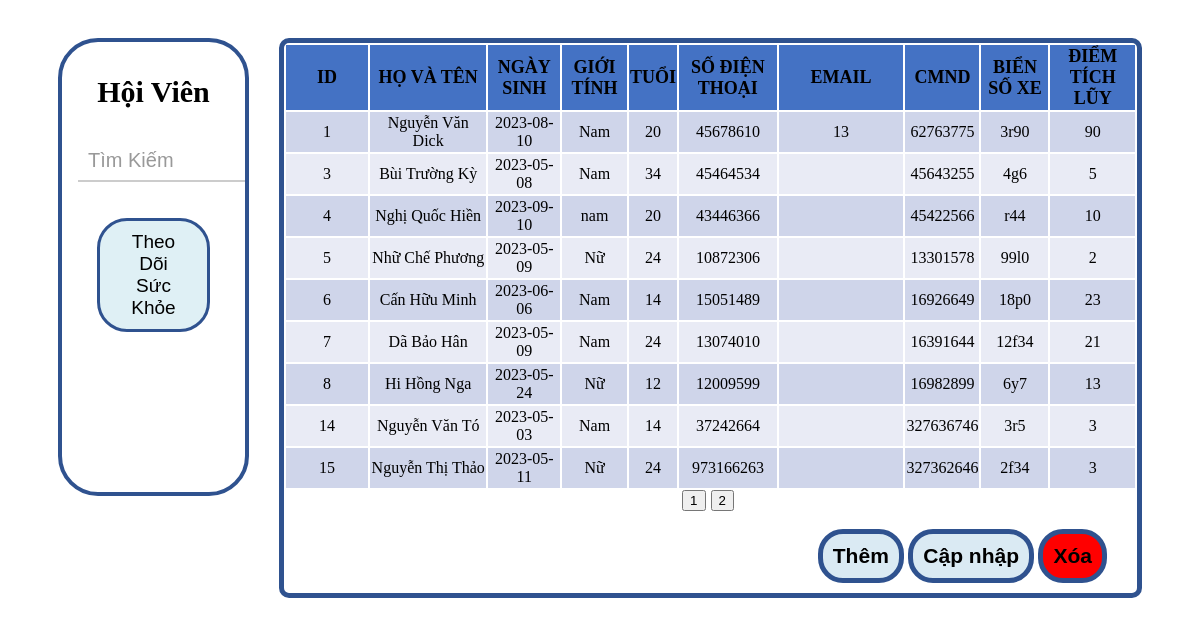
The app's page /controller/controller_hoi_vien/hoivien_hien_thi.php with its own data.
### tables this page shows
CREATE TABLE `tbl_hoi_vien` (
  `id_hv` int(11) NOT NULL,
  `name_hv` varchar(50) NOT NULL,
  `ngay_sinh` date NOT NULL,
  `gioi_tinh` varchar(10) NOT NULL DEFAULT '0',
  `tuoi` int(11) NOT NULL,
  `sdt` varchar(50) NOT NULL,
  `email` varchar(20) NOT NULL,
  `cmnd` varchar(50) NOT NULL,
  `bien_xe` varchar(50) DEFAULT NULL,
  `diem_tich_luy` float NOT NULL,
  `chieu_cao` float DEFAULT NULL,
  `can_nang` float DEFAULT NULL,
  `phan_tram_mo` float DEFAULT NULL,
  `ngay_cap_nhat` varchar(30) DEFAULT NULL
);

### controller/controller_hoi_vien/hoivien_hien_thi.php (the view, shortened to what this page needs)
<?php
    include "hoivien_pages.php";
?>
<link rel="stylesheet" href="./assets/css/hoivien.css">
<div class="main-hoivien">
    <div class="hoivien__search-view">
        <h2 class="hoivien__search-heading">Hội Viên</h2>
        <div class="hoivien__search-input">
            <i class="fa-sharp fa-solid fa-magnifying-glass hoivien__search-input--icon"></i>
            <form method="POST" action="<?php echo $_SERVER['PHP_SELF'] ?>">
                <input class='hoivien__input-search' type="text" name="hoivien__input-search" placeholder="Tìm Kiếm">
            </form>
        </div>
        <button class="hoivien__search-btn">
            Theo Dõi Sức Khỏe
        </button>
    </div>
    <div class="hoivien__table">
        <table class="hoivien__table-view">
            <tr class="hoivien__table-view--title">
                <th>ID</th>
                <th>HỌ VÀ TÊN</th>
                <th>NGÀY SINH</th>
                <th>GIỚI TÍNH</th>
                <th>TUỔI</th>
                <th>SỐ ĐIỆN THOẠI</th>
                <th>EMAIL</th>
                <th>CMND</th>
                <th>BIỂN SỐ XE</th>
                <th>ĐIỂM TÍCH LŨY</th>
            </tr>
            <?php
        while($row = mysqli_fetch_array($query))
       {
        ?>
            <tr class="hoivien__table-view--data">
                <td><?php echo $row["id_hv"]?></td>
                <td><?php echo $row["name_hv"]?></td>
                <td><?php echo $row["ngay_sinh"]?></td>
                <td><?php echo $row["gioi_tinh"]?></td>
                <td><?php echo $row["tuoi"]?></td>
                <td><?php echo $row["sdt"]?></td>
                <td><?php echo $row["email"]?></td>
                <td><?php echo $row["cmnd"]?></td>
                <td><?php echo $row["bien_xe"]?></td>
                <td><?php echo $row["diem_tich_luy"]?></td>
                <?php
       }
        ?>
        </table>
        <form class="hoivien__pagination" method="GET" action="<?php echo $_SERVER['PHP_SELF'] ?>">
            <center>
                <?php echo $listPages; ?>
            </center>
        </form>
        <div class="hoivien__AUD">
            <button class='hoivien__AUD-btn js-add' type="button" onclick="">Thêm</button>
            <button class='hoivien__AUD-btn js-ud' type="button" onclick="">Cập nhập</button>
            <button class='hoivien__AUD-btn js-del hoivien__AUD-btn-del' type="button" onclick="">Xóa</button>
        </div>
    </div>
</div>

### controller/controller_hoi_vien/hoivien_pages.php (shortened to what this page needs)
<?php
    include_once "../controller/connection.php";
    $hoivien_get_data="";
    if(isset($_POST['hoivien__input-search']))
    {
        $hoivien_get_data = $_POST['hoivien__input-search'];
    }
    else
    {
        $hoivien_get_data = "";
    }
    $hoivien_search = "WHERE id_hv LIKE '%$hoivien_get_data%' ";
    if(isset($_GET['page']))
    {
        $page = $_GET['page'];
    }
    else
    {
        $page = 1;
    }
    $rowsPerPage=9;
    $perRow = $page * $rowsPerPage - $rowsPerPage;
    $sql = "SELECT * FROM tbl_hoi_vien $hoivien_search LIMIT $perRow, $rowsPerPage";
    $query = mysqli_query($mysqli,$sql);
    $totalRows = mysqli_num_rows(mysqli_query($mysqli, "SELECT * FROM tbl_hoi_vien"));
    $totalPages = ceil($totalRows/$rowsPerPage);
    $listPages = "";
    for ($i=1; $i<=$totalPages; $i++)
    {
        if($page==$i){
            $listPages .= '<input class="active hoivien_page" type="submit" value="'.$i.'" name="page">';
        }
        else{
            $listPages .= '<input class="hoivien_page" type="submit" value="'.$i.'" name="page">';
        }
    }
?>

### view/assets/css/hoivien.css (style rules this page uses)
.main-hoivien { display: flex; padding: 30px 50px 0 50px; height: 560px; }
.hoivien__search-view { width: calc(100% - 83%); height: 450px; border: 4px solid #2F528F; border-radius: 40px; float: left; }
.hoivien__search-heading { display: flex; justify-content: center; font-size: 30px; align-items: center; height: 50px; }
.hoivien__search-input--icon { display: flex; font-size: 24px; padding: 0 8px; align-items: center; }
.hoivien__search-input { display: flex; }
.hoivien__search-input input[type="text"] { height: 40px; width: 167px; padding: 5px 10px; font-size: 20px; border: none; border-bottom: 2px solid #ccc; outline: none; }
.hoivien__search-input input[type="text"]::placeholder { color: #999; }
.hoivien__search-btn { background-color: #dff0f5; color: black; font-size: 19px; padding: 10px 20px; border-radius: 30px; transition: 0.3s; margin: 20px 35px; cursor: pointer; border: 3px solid #2F528F; }
.hoivien__table { position: relative; float: right; width: calc(100% - 20%); border: 1px solid #2F528F; border-radius: 10px; font-size: 18px; border-width: 5px; margin-left: 30px; }
.hoivien__table-view { width: 100% }
.hoivien__table-view--title { height: 40px; }
div tr.hoivien__table-view--title { background-color: #4472C4; font-size: 18px; }
.hoivien__table-view--data { height: 40px; text-align: center; }
.hoivien__table-view--data:nth-of-type(odd) { background-color: #E9EBF5; }
.hoivien__table-view--data:nth-of-type(even) { background-color: #CFD5EA; }
.hoivien__table-view th:nth-of-type(1) , .hoivien__table-health-view th:nth-of-type(1) { width: 80px; }
.hoivien__table-view td:nth-of-type(2) { width: 14%; }
.hoivien__table-view td:nth-of-type(7) { width: 15%; }
.hoivien__AUD { position: absolute; bottom: 0; right: 0; }
.hoivien__AUD-btn { padding: 10px; border: 1px solid #2F528F; border-width: 5px; border-radius: 25px; margin-bottom: 10px; background-color: #daeaf3; font-size: 21px; font-weight: 600; }
.hoivien__AUD-btn-del { margin-right: 30px; background-color: red; }
.hoivien_page { margin-right: 5px; }

### records on screen
tbl_hoi_vien: id_hv "1", name_hv "Nguyễn Văn Dick", ngay_sinh "2023-08-10", gioi_tinh "Nam", tuoi "20", sdt "45678610", email "13", cmnd "62763775", bien_xe "3r90", diem_tich_luy "90"
tbl_hoi_vien: id_hv "3", name_hv "Bùi Trường Kỳ", ngay_sinh "2023-05-08", gioi_tinh "Nam", tuoi "34", sdt "45464534", cmnd "45643255", bien_xe "4g6", diem_tich_luy "5"
tbl_hoi_vien: id_hv "4", name_hv "Nghị Quốc Hiền", ngay_sinh "2023-09-10", gioi_tinh "nam", tuoi "20", sdt "43446366", cmnd "45422566", bien_xe "r44", diem_tich_luy "10"
tbl_hoi_vien: id_hv "5", name_hv "Nhữ Chế Phương", ngay_sinh "2023-05-09", gioi_tinh "Nữ", tuoi "24", sdt "10872306", cmnd "13301578", bien_xe "99l0", diem_tich_luy "2"
tbl_hoi_vien: id_hv "6", name_hv "Cấn Hữu Minh", ngay_sinh "2023-06-06", gioi_tinh "Nam", tuoi "14", sdt "15051489", cmnd "16926649", bien_xe "18p0", diem_tich_luy "23"
tbl_hoi_vien: id_hv "7", name_hv "Dã Bảo Hân", ngay_sinh "2023-05-09", gioi_tinh "Nam", tuoi "24", sdt "13074010", cmnd "16391644", bien_xe "12f34", diem_tich_luy "21"
tbl_hoi_vien: id_hv "8", name_hv "Hi Hồng Nga", ngay_sinh "2023-05-24", gioi_tinh "Nữ", tuoi "12", sdt "12009599", cmnd "16982899", bien_xe "6y7", diem_tich_luy "13"
tbl_hoi_vien: id_hv "14", name_hv "Nguyễn Văn Tó", ngay_sinh "2023-05-03", gioi_tinh "Nam", tuoi "14", sdt "37242664", cmnd "327636746", bien_xe "3r5", diem_tich_luy "3"
tbl_hoi_vien: id_hv "15", name_hv "Nguyễn Thị Thảo", ngay_sinh "2023-05-11", gioi_tinh "Nữ", tuoi "24", sdt "973166263", cmnd "327362646", bien_xe "2f34", diem_tich_luy "3"
